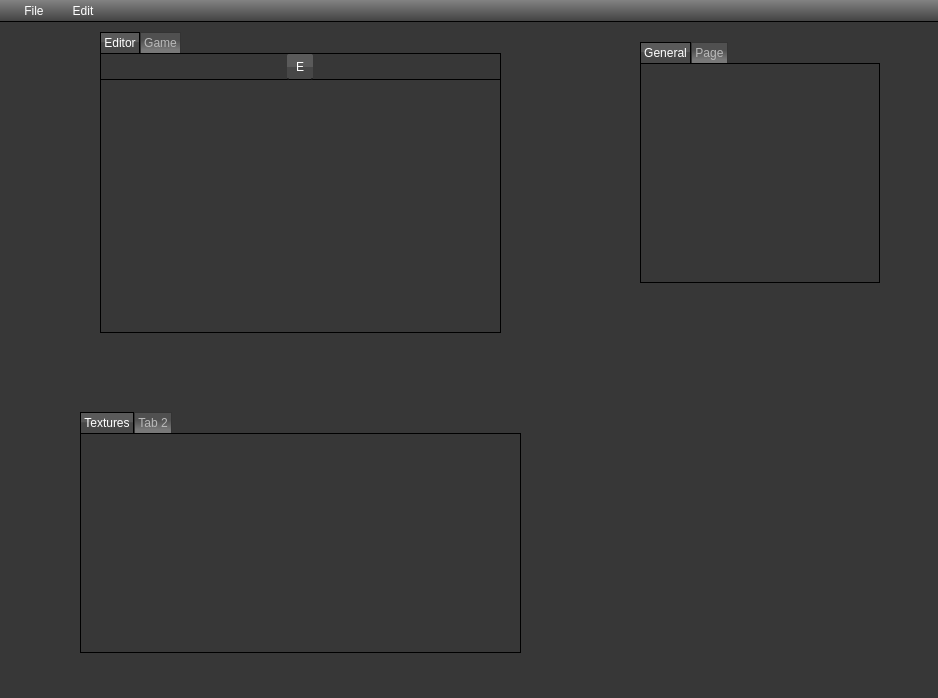
<?xml version="1.0" encoding="UTF-8"?>
<ui version="4.0">
 <class>MainWindow</class>
 <widget class="QMainWindow" name="MainWindow">
  <property name="geometry">
   <rect>
    <x>0</x>
    <y>0</y>
    <width>938</width>
    <height>698</height>
   </rect>
  </property>
  <property name="windowTitle">
   <string>MainWindow</string>
  </property>
  <property name="styleSheet">
   <string notr="true">QWidget {
background-color: rgb(55, 55, 55);
color: rgb(255, 255, 255);
 border: 0px;
}

/* QToolButton */

QToolButton {
border: 1px solid #000000;
     border-radius: 2px;
    background-color: qlineargradient(spread:pad, x1:0, y1:0, x2:0, y2:1, stop:0 rgba(90, 90, 90, 255), stop:0.494318 rgba(90, 90, 90, 255), stop:0.5 rgba(71, 71, 71, 255), stop:1 rgba(71, 71, 71, 255));
     min-width: 23px;
	 min-height: 23px;
 }

 QToolButton:pressed {    
	 background-color: qlineargradient(spread:pad, x1:0, y1:0, x2:0, y2:1, stop:0 rgba(100, 100, 100, 255), stop:0.494318 rgba(100, 100, 100, 255), stop:0.5 rgba(81, 81, 81, 255), stop:1 rgba(81, 81, 81, 255));
padding-top: 2px;
padding-left: 2px;
 }

/* QMenuBar */

QMenuBar {
border-bottom: 1px solid #000000;
background: qlineargradient(spread:pad, x1:0, y1:0, x2:0, y2:1, stop:0 rgba(130, 130, 130, 255), stop:1 rgba(65, 65, 65, 255));
}

QMenuBar::item {
     spacing: 4px; 
     padding: 4px;
 	padding-left: 18px;
     background: transparent;
     border-radius: 4px;
 }

/* QMenu */

QMenu {
    border: 1px solid rgb(75, 75, 75);
 }

QMenu::item:selected {
     background-color:  rgb(75, 75, 75);
 }

/* QSplitter */

 QSplitter::handle:horizontal {
     width: 3px;
 }

 QSplitter::handle:vertical {
     height: 3px;
 }

 QSplitter::handle:pressed {
	background: rgb(204, 204, 204);
 }

/* QScrollBar */

QScrollBar:vertical {
      border: 1px solid rgb(95, 95, 95);
border-radius: 4px;
      background: rgb(65, 65, 65);
      min-width: 15px;
      margin: 22px 0 22px 0;
  }
  QScrollBar::handle:vertical {
      background: rgb(50, 50, 50);
	  border: 1px solid rgb(85, 85, 85);
      border-radius: 4px;
      min-height: 20px;
  }
  QScrollBar::add-line:vertical {
      border: 1px solid rgb(85, 85, 85);
      background: rgb(50, 50, 50);
	  border-radius: 4px;
      height: 20px;
      subcontrol-position: bottom;
      subcontrol-origin: margin;
  }

  QScrollBar::sub-line:vertical {
      border: 1px solid rgb(85, 85, 85);
      background: rgb(50, 50, 50);
border-radius: 4px;
      height: 20px;
      subcontrol-position: top;
      subcontrol-origin: margin;
  }
  QScrollBar::up-arrow:vertical, QScrollBar::down-arrow:vertical {
      border: none;
      width: 2px;
      height: 4px;
      background: white;
  }

  QScrollBar::add-page:vertical, QScrollBar::sub-page:vertical {
      background:  rgb(65, 65, 65);
  }

/* PushButton */

QPushButton {
border: 1px solid #000000;
     border-radius: 4px;
    background-color: qlineargradient(spread:pad, x1:0, y1:0, x2:0, y2:1, stop:0 rgba(90, 90, 90, 255), stop:0.494318 rgba(90, 90, 90, 255), stop:0.5 rgba(71, 71, 71, 255), stop:1 rgba(71, 71, 71, 255));
     min-width: 20px;
	 min-height: 23px;
 }

 QPushButton:pressed {    
	 background-color: qlineargradient(spread:pad, x1:0, y1:0, x2:0, y2:1, stop:0 rgba(100, 100, 100, 255), stop:0.494318 rgba(100, 100, 100, 255), stop:0.5 rgba(81, 81, 81, 255), stop:1 rgba(81, 81, 81, 255));
padding-top: 2px;
padding-left: 2px;
 }

/* QHeaderView */

QHeaderView::section {     
	background-color: qlineargradient(spread:pad, x1:0, y1:0, x2:0, y2:1, stop:0 rgba(90, 90, 90, 255), stop:0.494318 rgba(90, 90, 90, 255), stop:0.5 rgba(71, 71, 71, 255), stop:1 rgba(71, 71, 71, 255));
padding: 3px;
     padding-left: 6px;
     border: 0px solid #000000;
border-top: 1px solid #000000;
 }

/* TreeWidget */

QTreeView {
 alternate-background-color: rgb(75, 75, 75);
 border: 0px solid #000000;
}

 QTreeView::item {
      border: 0px solid #000000;
     border-top-color: transparent;
     border-bottom-color: transparent;
 }

QTreeView::item:selected:active{
     background: rgb(75, 75, 75);
 }

 QTreeView::item:selected:!active {
     background: rgb(75, 75, 75);
	color:  rgb(255, 255, 255);
 }
QTreeView::branch {
         background:transparent;
 }

 QTreeView::branch:has-siblings:!adjoins-item {
         background:transparent;
 }

 QTreeView::branch:has-siblings:adjoins-item {
         background:transparent;
 }

 QTreeView::branch:!has-children:!has-siblings:adjoins-item {
         background:transparent;
 }

 QTreeView::branch:closed:has-children:has-siblings {
       background:transparent;
 }

 QTreeView::branch:has-children:!has-siblings:closed {
         background:transparent;
 }

 QTreeView::branch:open:has-children:has-siblings {
       background:transparent;
 }

 QTreeView::branch:open:has-children:!has-siblings {
        background:transparent;
 }

QTreeView::branch:has-children:!has-siblings:closed,
 QTreeView::branch:closed:has-children:has-siblings {
         border-image: none;
image: url(:/media/media/stylesheet-branch-closed.png);
 }

 QTreeView::branch:open:has-children:!has-siblings,
 QTreeView::branch:open:has-children:has-siblings  {
         border-image: none;
	image: url(:/media/media/stylesheet-branch-open.png);      
 }

/* TabWidget */

QTabWidget::pane { 
     position: absolute;
     border: 1px solid #000000;
 }

QTabWidget::tab-bar {
     alignment: left;
 }

 QTabBar::tab {
	color: rgb(185, 185, 185);
	
	background-color: qlineargradient(spread:pad, x1:1, y1:1, x2:1, y2:0, stop:0 rgba(120, 120, 120, 255), stop:0.158192 rgba(120, 120, 120, 255), stop:0.619586 rgba(80, 80, 80, 255), stop:1 rgba(80, 80, 80, 255));
     border: 1px solid #333333;
     min-width: 8ex;
     padding: 3px;
 border-bottom: 0px;
 }

 QTabBar::tab:selected, QTabBar::tab:hover {
    
	background-color: qlineargradient(spread:pad, x1:0, y1:0, x2:0, y2:1, stop:0 rgba(90, 90, 90, 255), stop:0.494318 rgba(90, 90, 90, 255), stop:0.5 rgba(71, 71, 71, 255), stop:1 rgba(71, 71, 71, 255));
color:rgb(255,255,255);
 border-bottom: 0px;
 }

 QTabBar::tab:selected { 
     border-color: #000000;
 }</string>
  </property>
  <widget class="QWidget" name="centralWidget">
   <widget class="QTabWidget" name="tabWidget">
    <property name="geometry">
     <rect>
      <x>640</x>
      <y>20</y>
      <width>240</width>
      <height>241</height>
     </rect>
    </property>
    <property name="minimumSize">
     <size>
      <width>240</width>
      <height>0</height>
     </size>
    </property>
    <property name="styleSheet">
     <string notr="true">QWidget { 
     border: 0px;
 }
</string>
    </property>
    <property name="tabPosition">
     <enum>QTabWidget::North</enum>
    </property>
    <property name="tabShape">
     <enum>QTabWidget::Rounded</enum>
    </property>
    <property name="currentIndex">
     <number>0</number>
    </property>
    <property name="elideMode">
     <enum>Qt::ElideNone</enum>
    </property>
    <property name="tabsClosable">
     <bool>false</bool>
    </property>
    <widget class="QWidget" name="tab">
     <property name="styleSheet">
      <string notr="true"/>
     </property>
     <attribute name="title">
      <string>General</string>
     </attribute>
     <layout class="QVBoxLayout" name="generalTabVerticalLayout" stretch="0">
      <property name="spacing">
       <number>3</number>
      </property>
      <property name="margin">
       <number>0</number>
      </property>
      <item>
       <widget class="QTreeWidget" name="editorTreeWidget">
        <property name="sizePolicy">
         <sizepolicy hsizetype="Expanding" vsizetype="Expanding">
          <horstretch>0</horstretch>
          <verstretch>0</verstretch>
         </sizepolicy>
        </property>
        <property name="styleSheet">
         <string notr="true"> border: 0px;</string>
        </property>
        <attribute name="headerVisible">
         <bool>false</bool>
        </attribute>
        <column>
         <property name="text">
          <string notr="true">1</string>
         </property>
        </column>
       </widget>
      </item>
     </layout>
    </widget>
    <widget class="QWidget" name="tab_2">
     <attribute name="title">
      <string>Page</string>
     </attribute>
    </widget>
   </widget>
   <widget class="QWidget" name="bottomPanelWidget" native="true">
    <property name="geometry">
     <rect>
      <x>80</x>
      <y>390</y>
      <width>441</width>
      <height>241</height>
     </rect>
    </property>
    <property name="styleSheet">
     <string notr="true"/>
    </property>
    <layout class="QHBoxLayout" name="horizontalLayout">
     <property name="spacing">
      <number>0</number>
     </property>
     <property name="margin">
      <number>0</number>
     </property>
     <item>
      <widget class="QTabWidget" name="tabWidget_2">
       <property name="styleSheet">
        <string notr="true"/>
       </property>
       <property name="currentIndex">
        <number>0</number>
       </property>
       <widget class="QWidget" name="tab_3">
        <attribute name="title">
         <string>Textures</string>
        </attribute>
        <layout class="QHBoxLayout" name="horizontalLayout_4">
         <property name="spacing">
          <number>0</number>
         </property>
         <property name="margin">
          <number>0</number>
         </property>
         <item>
          <widget class="QListWidget" name="textureListWidget">
           <property name="styleSheet">
            <string notr="true"/>
           </property>
           <property name="horizontalScrollBarPolicy">
            <enum>Qt::ScrollBarAlwaysOff</enum>
           </property>
           <property name="movement">
            <enum>QListView::Static</enum>
           </property>
           <property name="flow">
            <enum>QListView::LeftToRight</enum>
           </property>
           <property name="resizeMode">
            <enum>QListView::Adjust</enum>
           </property>
           <property name="layoutMode">
            <enum>QListView::SinglePass</enum>
           </property>
           <property name="spacing">
            <number>4</number>
           </property>
           <property name="viewMode">
            <enum>QListView::IconMode</enum>
           </property>
           <property name="modelColumn">
            <number>0</number>
           </property>
           <property name="uniformItemSizes">
            <bool>false</bool>
           </property>
          </widget>
         </item>
        </layout>
       </widget>
       <widget class="QWidget" name="tab_4">
        <attribute name="title">
         <string>Tab 2</string>
        </attribute>
        <widget class="QPushButton" name="pushButton">
         <property name="geometry">
          <rect>
           <x>170</x>
           <y>70</y>
           <width>75</width>
           <height>25</height>
          </rect>
         </property>
         <property name="text">
          <string>PushButton</string>
         </property>
        </widget>
       </widget>
      </widget>
     </item>
    </layout>
   </widget>
   <widget class="QTabWidget" name="editorTabWidget">
    <property name="geometry">
     <rect>
      <x>100</x>
      <y>10</y>
      <width>401</width>
      <height>301</height>
     </rect>
    </property>
    <property name="currentIndex">
     <number>0</number>
    </property>
    <widget class="QWidget" name="tab_5">
     <attribute name="title">
      <string>Editor</string>
     </attribute>
     <layout class="QHBoxLayout" name="horizontalLayout_2">
      <property name="spacing">
       <number>0</number>
      </property>
      <property name="margin">
       <number>0</number>
      </property>
      <item>
       <widget class="QWidget" name="editorViewWidget" native="true">
        <property name="minimumSize">
         <size>
          <width>0</width>
          <height>100</height>
         </size>
        </property>
        <property name="styleSheet">
         <string notr="true"/>
        </property>
        <layout class="QVBoxLayout" name="verticalLayout" stretch="0,0">
         <property name="spacing">
          <number>0</number>
         </property>
         <property name="margin">
          <number>0</number>
         </property>
         <item>
          <widget class="QWidget" name="widget" native="true">
           <property name="minimumSize">
            <size>
             <width>0</width>
             <height>26</height>
            </size>
           </property>
           <property name="maximumSize">
            <size>
             <width>16777215</width>
             <height>26</height>
            </size>
           </property>
           <property name="styleSheet">
            <string notr="true">border: none;
border-bottom: 1px solid #000000;</string>
           </property>
           <layout class="QHBoxLayout" name="editorToolBarHorizontalLayout">
            <property name="spacing">
             <number>0</number>
            </property>
            <property name="leftMargin">
             <number>2</number>
            </property>
            <property name="topMargin">
             <number>0</number>
            </property>
            <property name="rightMargin">
             <number>2</number>
            </property>
            <property name="bottomMargin">
             <number>0</number>
            </property>
            <item>
             <widget class="QToolButton" name="addEntityToolBtn">
              <property name="text">
               <string>E</string>
              </property>
             </widget>
            </item>
           </layout>
          </widget>
         </item>
         <item>
          <widget class="QWidget" name="editorViewWidget_3" native="true">
           <property name="minimumSize">
            <size>
             <width>0</width>
             <height>0</height>
            </size>
           </property>
           <property name="styleSheet">
            <string notr="true">border: 0px; </string>
           </property>
           <layout class="QVBoxLayout" name="verticalLayout_3">
            <property name="spacing">
             <number>0</number>
            </property>
            <property name="margin">
             <number>0</number>
            </property>
            <item>
             <layout class="QVBoxLayout" name="glViewVerticalLayout">
              <property name="spacing">
               <number>0</number>
              </property>
             </layout>
            </item>
           </layout>
          </widget>
         </item>
        </layout>
       </widget>
      </item>
     </layout>
    </widget>
    <widget class="QWidget" name="tab_6">
     <attribute name="title">
      <string>Game</string>
     </attribute>
    </widget>
   </widget>
  </widget>
  <widget class="QMenuBar" name="menuBar">
   <property name="geometry">
    <rect>
     <x>0</x>
     <y>0</y>
     <width>938</width>
     <height>24</height>
    </rect>
   </property>
   <widget class="QMenu" name="menuFile">
    <property name="title">
     <string>File</string>
    </property>
    <addaction name="actionNew"/>
    <addaction name="separator"/>
    <addaction name="actionSave"/>
    <addaction name="actionSave_as_new"/>
    <addaction name="actionLoad"/>
    <addaction name="separator"/>
    <addaction name="actionExit"/>
   </widget>
   <widget class="QMenu" name="menuEdit">
    <property name="title">
     <string>Edit</string>
    </property>
   </widget>
   <addaction name="menuFile"/>
   <addaction name="menuEdit"/>
  </widget>
  <action name="actionNew">
   <property name="text">
    <string>New</string>
   </property>
  </action>
  <action name="actionSave">
   <property name="text">
    <string>Save</string>
   </property>
  </action>
  <action name="actionSave_as_new">
   <property name="text">
    <string>Save as new</string>
   </property>
  </action>
  <action name="actionLoad">
   <property name="text">
    <string>Load</string>
   </property>
  </action>
  <action name="actionExit">
   <property name="text">
    <string>Exit</string>
   </property>
  </action>
 </widget>
 <layoutdefault spacing="6" margin="11"/>
 <resources/>
 <connections/>
</ui>
